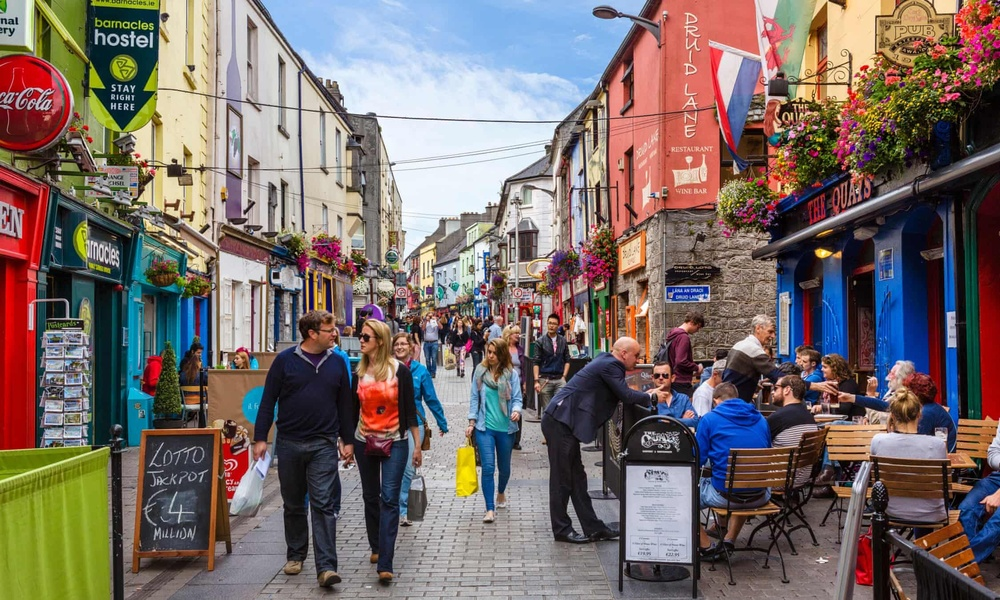
#> input picture Lab 8/ShopStreet.jpg, 1000 x 600 px, shrunk from 2250 x 1350 before the run
$ python lab8.py   (older library calls are emulated)
#> lines starting #> are read from the running program, lines starting #| are printed output that depends on the picture
import cv2
import numpy as np
from matplotlib import pyplot as plt


# Load the input image
img = cv2.imread('ShopStreet.jpg')
#> img is the input picture: shape (600, 1000, 3); mean B, G, R 104, 107.6, 120
# cv2.imshow('Original', img)

#Creating Kernal Array
kernel = np.array([[-1, -1, -1],
                   [-1, 8, -1],
                   [-1, -1, -1]])

#cv2.waitKey(0)

# Use the cvtColor() function to grayscale the image
gray_image = cv2.cvtColor(img, cv2.COLOR_BGR2GRAY)
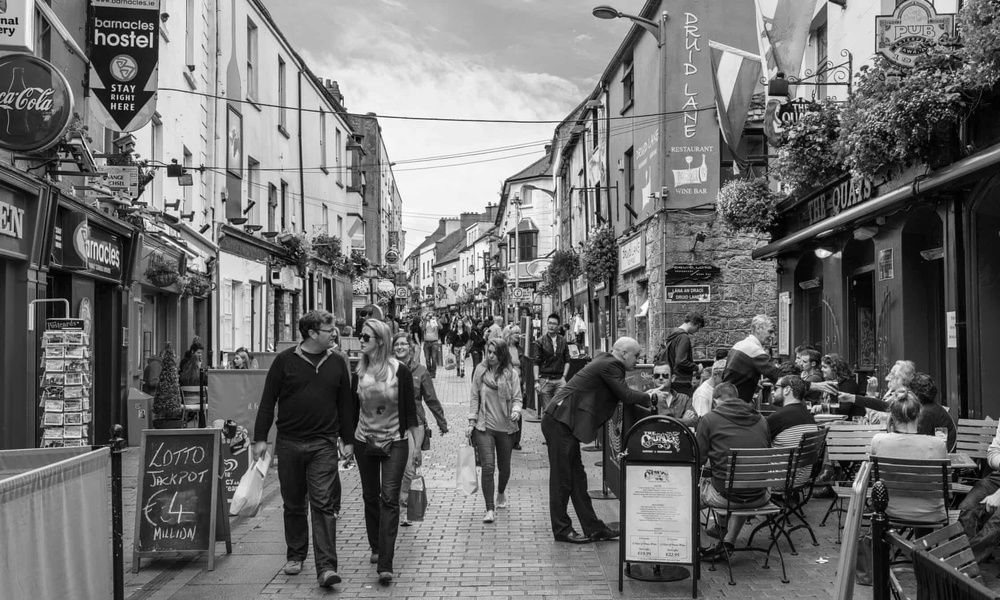
#> gray_image: shape (600, 1000); min 0, max 255, mean 110.9
# cv2.imshow('Grayscale', gray_image)

# Defining Kernal Sizes
KernelSizeHeight = 21
KernelSizeWidth = 21

# 2nd Blured Image Kernal Sizes
KernelSizeHeight1 = 41
KernelSizeWidth1 = 41

# 3x3 Blurred image
BlurredImage = cv2.GaussianBlur(gray_image,(KernelSizeWidth, KernelSizeHeight),0)
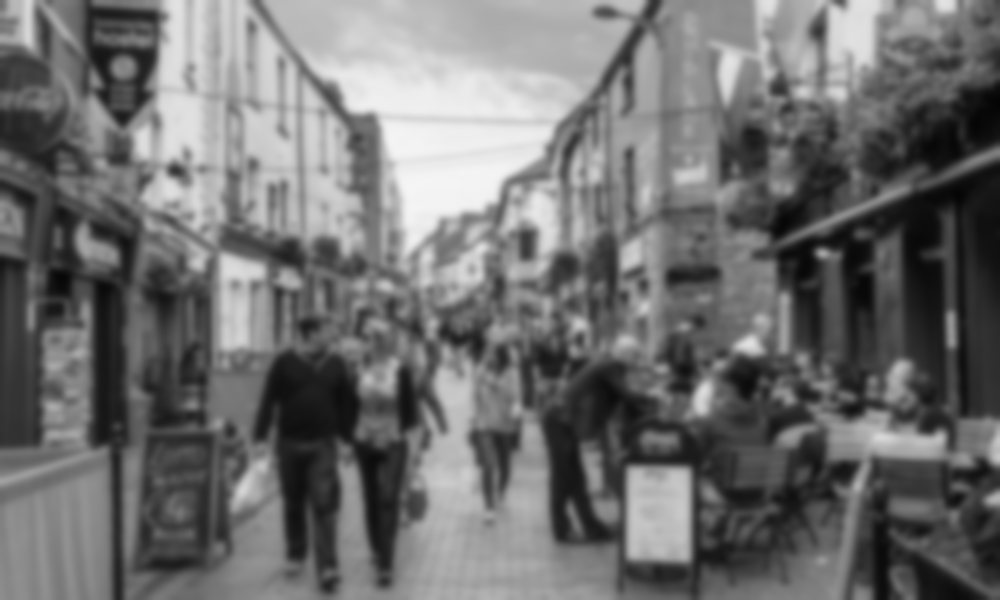
#> BlurredImage: shape (600, 1000); min 4, max 245, mean 110.9

# 13x13 Blurred image
BlurredImage1 = cv2.GaussianBlur(gray_image,(KernelSizeWidth1, KernelSizeHeight1),0)
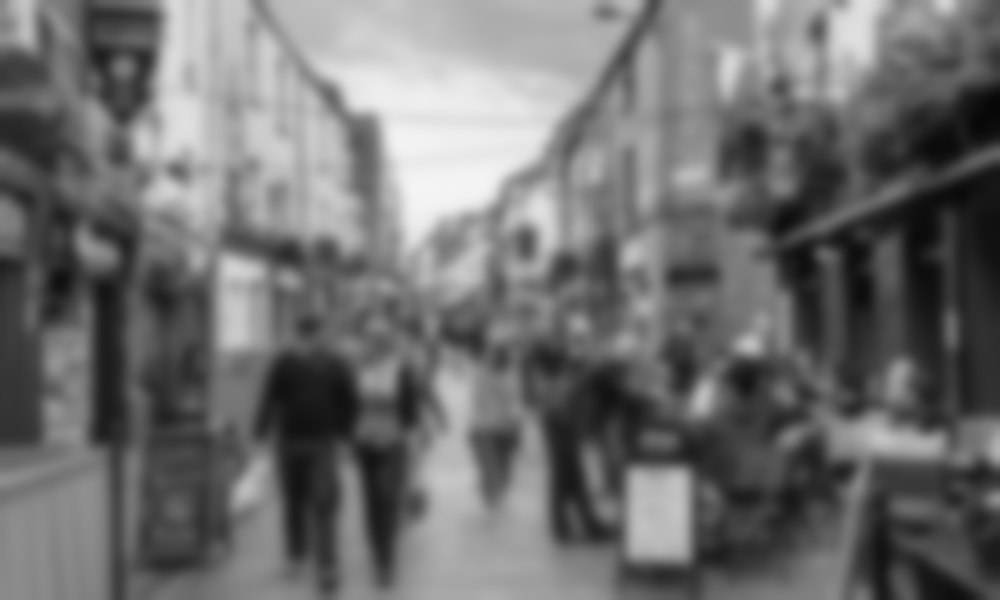
#> BlurredImage1: shape (600, 1000); min 6, max 244, mean 110.9

# Defining columns and rows
ncols = 2
nrows = 4

# Original image
plt.subplot(nrows, ncols,1),plt.imshow(cv2.cvtColor(img, cv2.COLOR_BGR2RGB))
plt.title('Original'), plt.xticks([]), plt.yticks([])

# Greyscale image
plt.subplot(nrows, ncols,2),plt.imshow(gray_image, cmap = 'gray')
plt.title('GrayScale'), plt.xticks([]), plt.yticks([])

# Blurred image 3x3
plt.subplot(nrows, ncols,3),plt.imshow(BlurredImage, cmap = 'gray')
plt.title('Blurred Image 3x3'), plt.xticks([]), plt.yticks([])

# Blurred image 13x13
plt.subplot(nrows, ncols,4),plt.imshow(BlurredImage1, cmap = 'gray')
plt.title('Blurred Image 13x13'), plt.xticks([]), plt.yticks([])

# Sobal Code
sobelHorizontal = cv2.Sobel(gray_image,cv2.CV_64F,1,0,ksize=5) # x dir
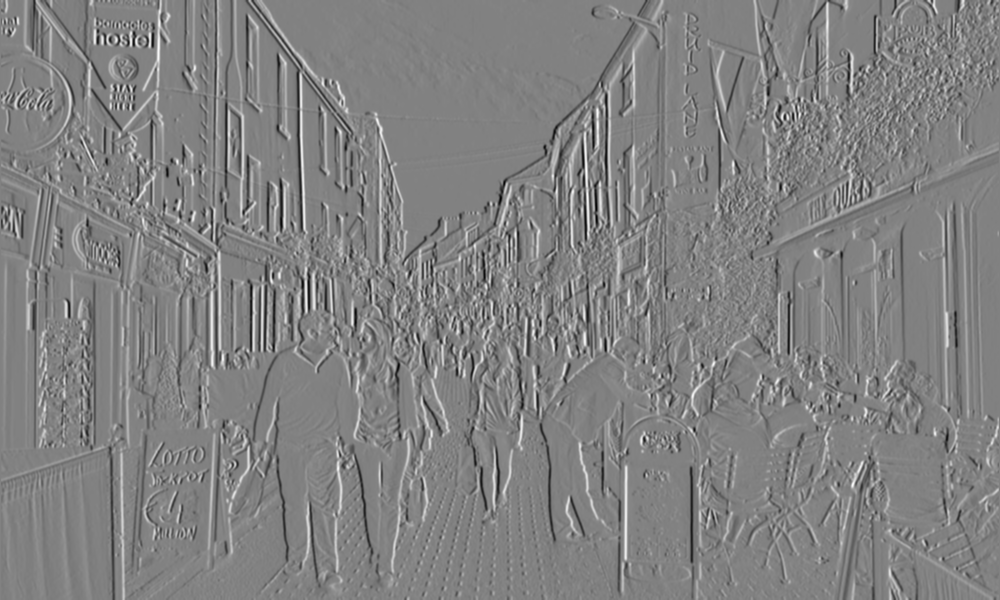
#> sobelHorizontal: shape (600, 1000) float64; min -9222, max 8897, mean -3.7; drawn with min black and max white
sobelVertical = cv2.Sobel(gray_image,cv2.CV_64F,0,1,ksize=5) # y dir
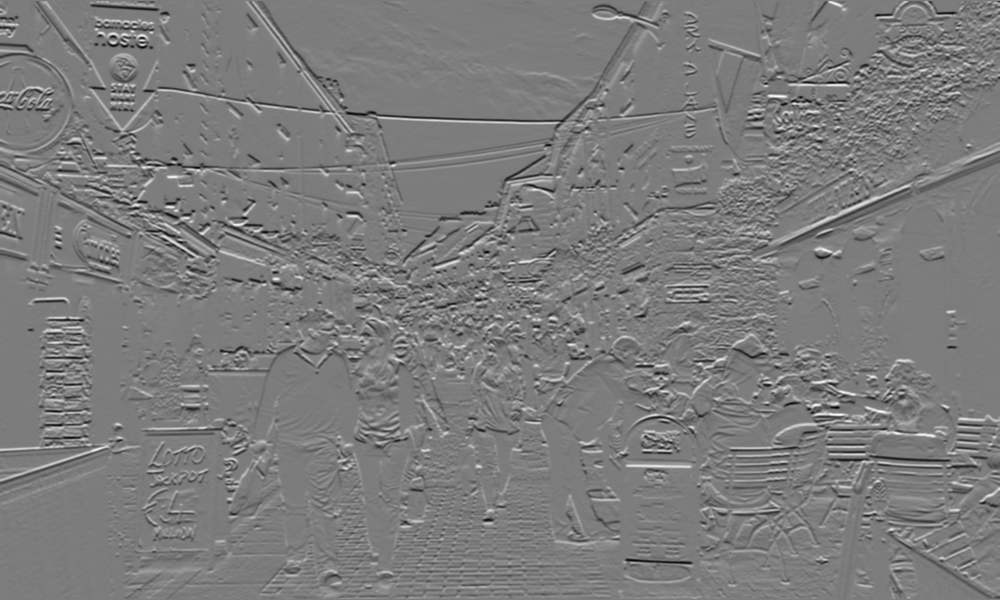
#> sobelVertical: shape (600, 1000) float64; min -8575, max 8967, mean -9.5; drawn with min black and max white

# Sobal Image 1
plt.subplot(nrows, ncols,5),plt.imshow(sobelHorizontal, cmap = 'gray')
plt.title('Sobal Image 1'), plt.xticks([]), plt.yticks([])

# Sobal Image 2
plt.subplot(nrows, ncols,6),plt.imshow(sobelVertical, cmap = 'gray')
plt.title('Sobal Image 2'), plt.xticks([]), plt.yticks([])

# Canny Definition
cannyThreshold = 100
cannyParam2 = 200
canny = cv2.Canny(gray_image,cannyThreshold,cannyParam2)
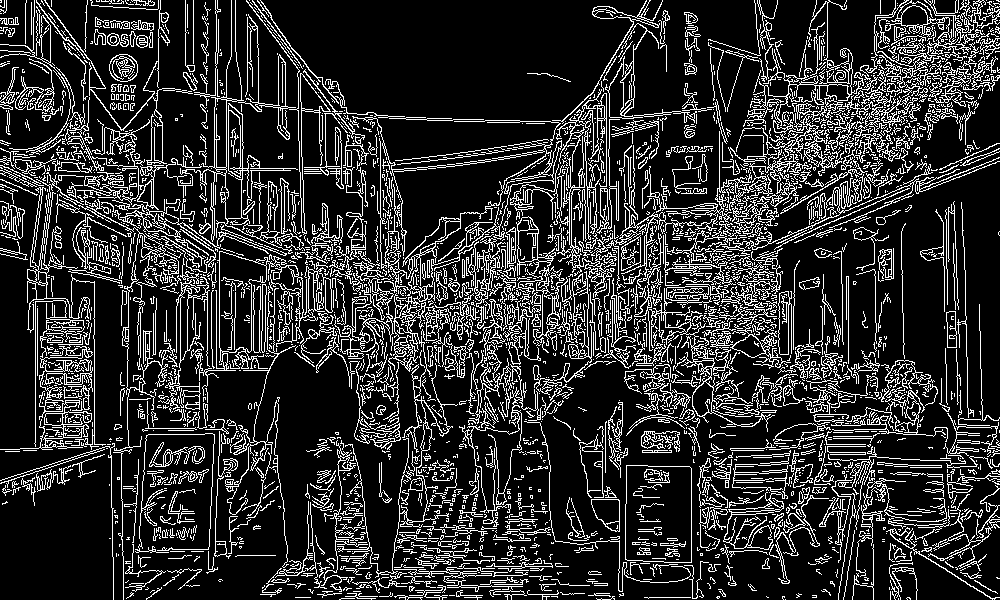
#> canny: shape (600, 1000); 18.1% white in thin lines or dots

# Canny image
plt.subplot(nrows, ncols,7),plt.imshow(canny, cmap = 'gray')
plt.title('Canny Image'), plt.xticks([]), plt.yticks([])

plt.show()
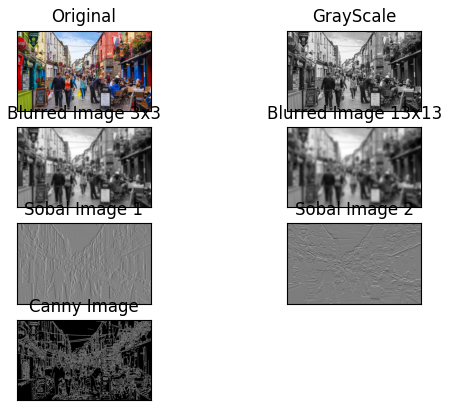
#> figure drawn by matplotlib, 7 panels

# Keep image on screen
# cv2.waitKey(0)

# Window shown waits for any key pressing event
# cv2.destroyAllWindows()

$ run again, with Lab 8/ATU.jpg copied over Lab 8/ShopStreet.jpg
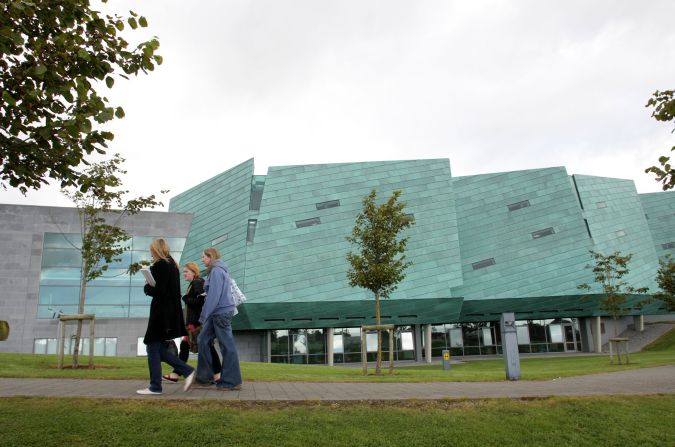
#> input picture Lab 8/ATU.jpg, 675 x 447 px
#> img is the input picture: shape (447, 675, 3); mean B, G, R 146.4, 158.5, 148.9
#> `sobelVertical = cv2.Sobel(gray_image,cv2.CV_64F,0,1,ksize=5)`:
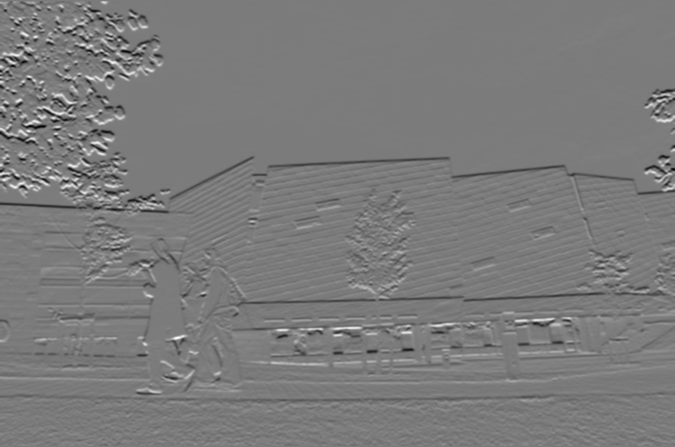
#> sobelVertical: shape (447, 675) float64; min -10212, max 10804, mean -42.1; drawn with min black and max white
#> `canny = cv2.Canny(gray_image,cannyThreshold,cannyParam2)`:
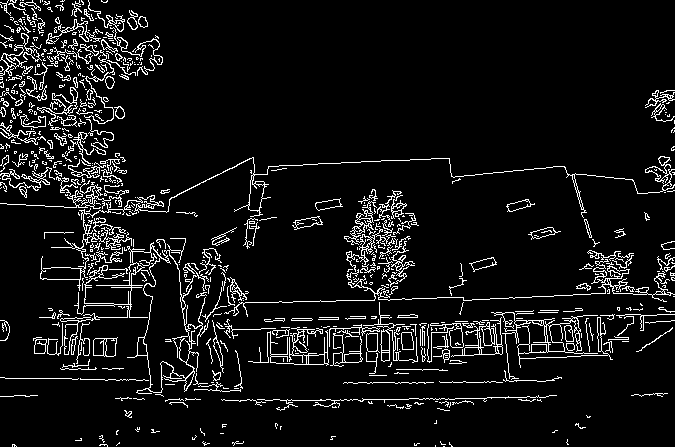
#> canny: shape (447, 675); 7.5% white in thin lines or dots

$ run again, with Lab 8/Galway.jpg copied over Lab 8/ShopStreet.jpg
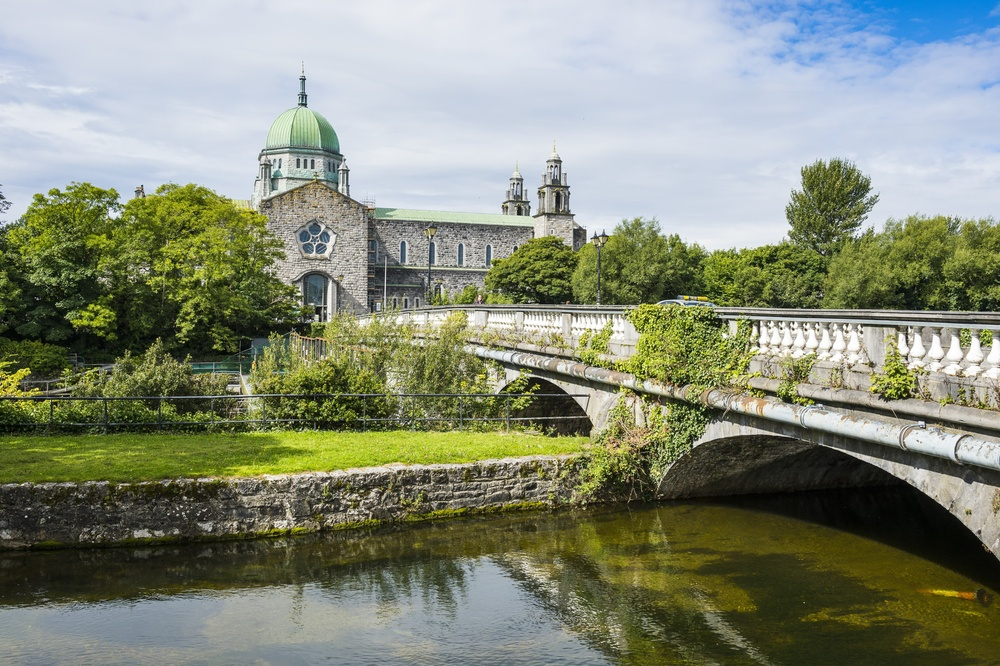
#> input picture Lab 8/Galway.jpg, 1000 x 666 px, shrunk from 5150 x 3428 before the run
#> img is the input picture: shape (666, 1000, 3); mean B, G, R 121.2, 139.9, 133.6
#> `sobelVertical = cv2.Sobel(gray_image,cv2.CV_64F,0,1,ksize=5)`:
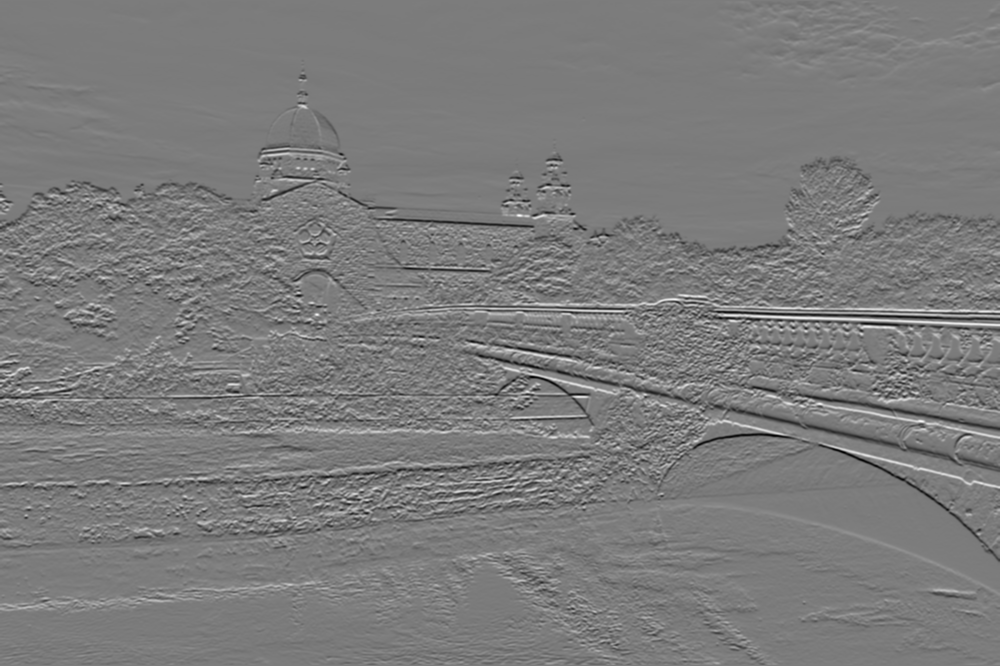
#> sobelVertical: shape (666, 1000) float64; min -8976, max 9475, mean -18.9; drawn with min black and max white
#> `canny = cv2.Canny(gray_image,cannyThreshold,cannyParam2)`:
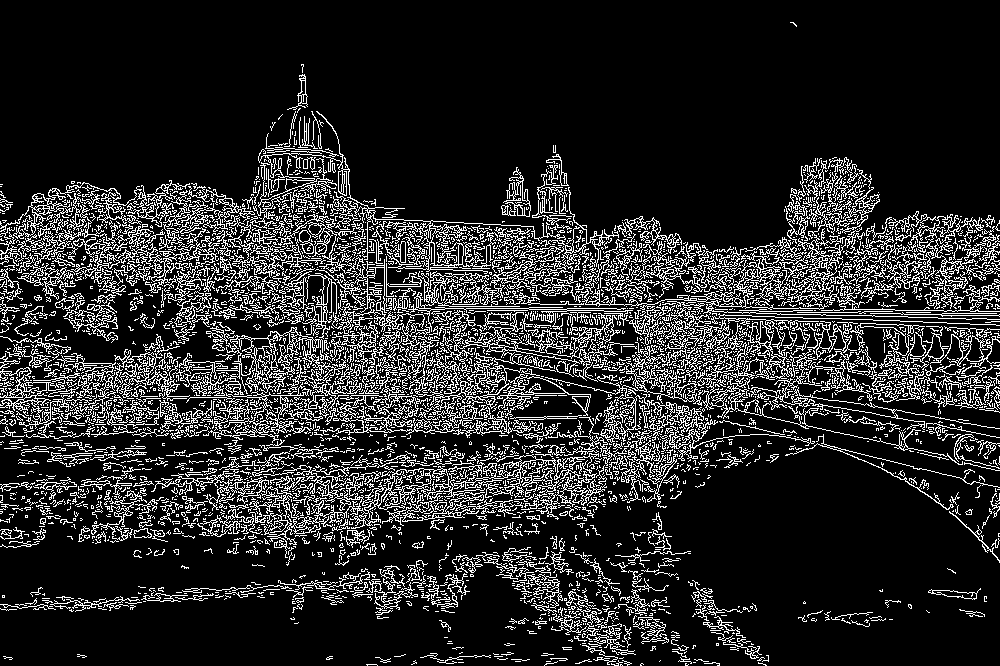
#> canny: shape (666, 1000); 15.9% white in thin lines or dots
